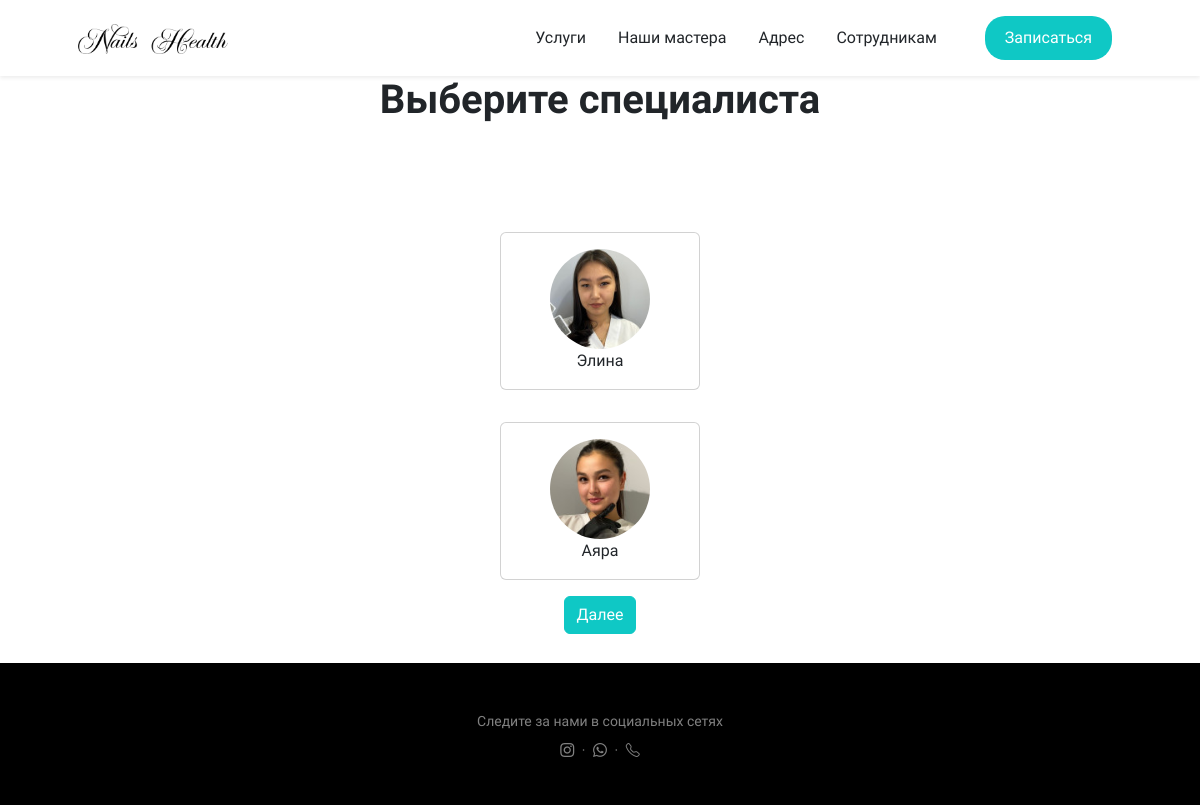
The page /appointments/select_master/ on the database as committed earlier.
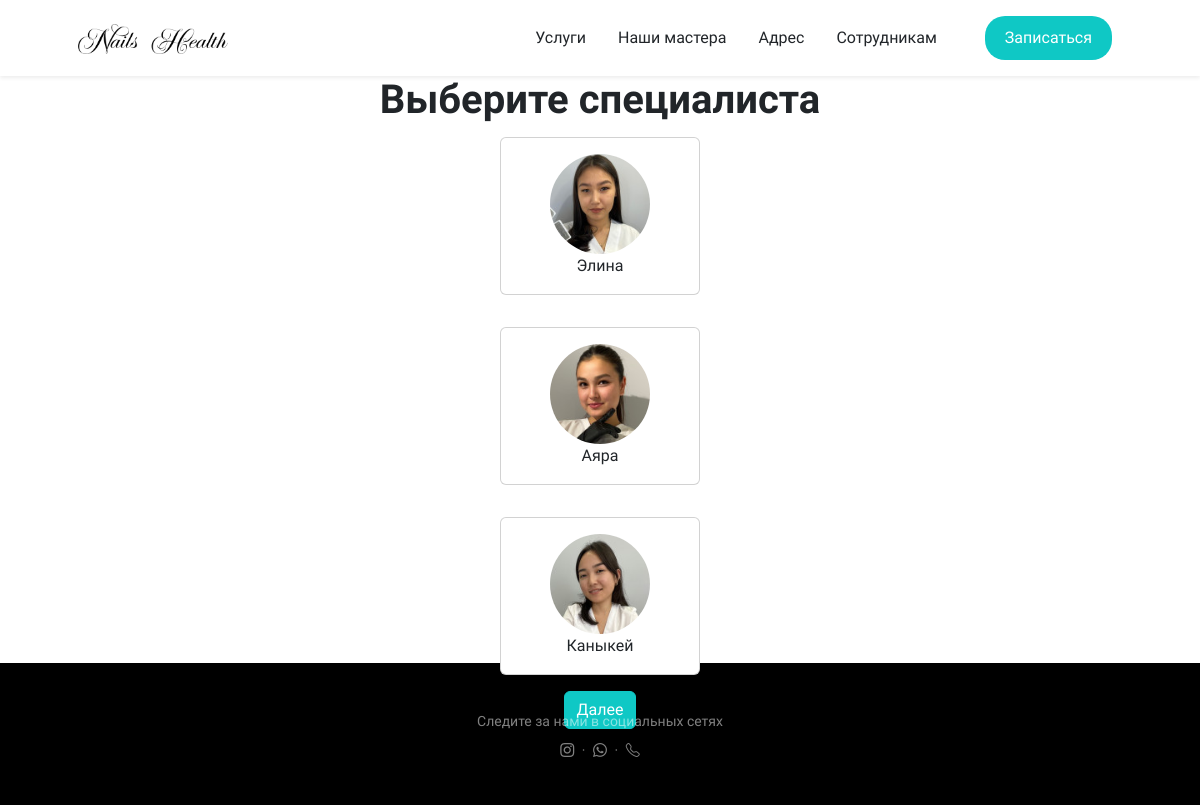
The same page on the database as committed later.
### apps/masters/models.py (models this page shows, shortened)
class Master(models.Model):
    user = models.OneToOneField(User, related_name='user_master', on_delete=models.CASCADE)
    photo = models.ImageField(upload_to='master_photos')
    service = models.ManyToManyField(Service)
    schedule = models.OneToOneField(MasterSchedule, on_delete=models.CASCADE, null=True, blank=True, related_name='master_schedule')

### apps/appointments/views.py (the view)
# urls.py: path('select_master/', views.select_master, name='select_master'),
def select_master(request):
    if request.method == 'POST':
        form = MasterForm(request.POST)
        if form.is_valid():
            master_id = form.cleaned_data['master'].id
            return redirect('appointments:select_service', master_id=master_id)
    else:
        form = MasterForm()
    return render(request, 'appointments/select_master.html', {'master_form': form})

### apps/appointments/templates/appointments/select_master.html (shortened to what this page needs)
{% extends 'base.html' %}
{% block content %}
<div class="container-full-height">
    <h1 class="text-center">Выберите специалиста</h1>
    <form method="post" class="text-center">
        {% for master in master_form.master.field.queryset %}
        <label class="card my-3" style="width: 200px; display: inline-block; cursor: pointer;">
            <div class="card-body">
                <img src="{{ master.photo.url }}" alt="{{ master.name }}" class="card-img-top rounded-circle" style="width: 100px; height: 100px; object-fit: cover;">
                <p class="card-text">{{ master.user.first_name }}</p>
            </div>
        </label>
        {% endfor %}
        <div class="text-center">
            <button type="submit" class="btn btn-primary">Далее</button>
        </div>
    </form>
</div>
{% endblock %}

Rows that differ between the two databases and show on the page:
added Master: photo (picture), user.first_name "Каныкей"
